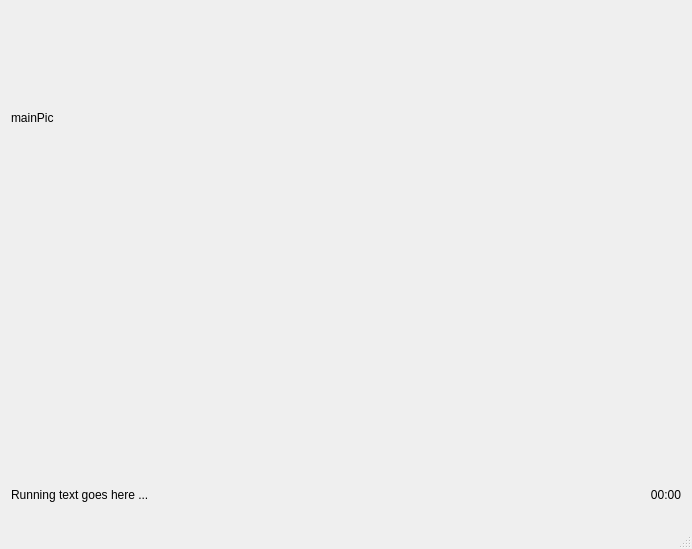
<?xml version="1.0" encoding="UTF-8"?>
<ui version="4.0">
 <class>MainWindowBase</class>
 <widget class="QMainWindow" name="MainWindowBase">
  <property name="geometry">
   <rect>
    <x>0</x>
    <y>0</y>
    <width>692</width>
    <height>549</height>
   </rect>
  </property>
  <property name="windowTitle">
   <string>MainWindowBase</string>
  </property>
  <property name="windowIcon">
   <iconset resource="../../../QtLib/QtLib/Resources/resources.qrc">
    <normaloff>:/icon/png_64/preferences-desktop-display.png</normaloff>:/icon/png_64/preferences-desktop-display.png</iconset>
  </property>
  <widget class="QWidget" name="centralWidget">
   <layout class="QGridLayout" name="gridLayout">
    <item row="0" column="0">
     <widget class="QFrame" name="frame">
      <property name="sizePolicy">
       <sizepolicy hsizetype="Preferred" vsizetype="Preferred">
        <horstretch>0</horstretch>
        <verstretch>50</verstretch>
       </sizepolicy>
      </property>
      <property name="frameShape">
       <enum>QFrame::NoFrame</enum>
      </property>
      <property name="frameShadow">
       <enum>QFrame::Raised</enum>
      </property>
      <layout class="QHBoxLayout" name="horizontalLayout_2">
       <property name="spacing">
        <number>0</number>
       </property>
       <property name="leftMargin">
        <number>0</number>
       </property>
       <property name="topMargin">
        <number>0</number>
       </property>
       <property name="rightMargin">
        <number>0</number>
       </property>
       <property name="bottomMargin">
        <number>0</number>
       </property>
       <item>
        <widget class="DStackedWidget" name="stackedWidget">
         <property name="sizePolicy">
          <sizepolicy hsizetype="Preferred" vsizetype="Preferred">
           <horstretch>50</horstretch>
           <verstretch>0</verstretch>
          </sizepolicy>
         </property>
         <property name="currentIndex">
          <number>0</number>
         </property>
         <widget class="QWidget" name="page_1">
          <layout class="QVBoxLayout" name="verticalLayout_4">
           <property name="spacing">
            <number>0</number>
           </property>
           <property name="leftMargin">
            <number>0</number>
           </property>
           <property name="topMargin">
            <number>0</number>
           </property>
           <property name="rightMargin">
            <number>0</number>
           </property>
           <property name="bottomMargin">
            <number>0</number>
           </property>
           <item>
            <widget class="DLabelPic" name="mainPic">
             <property name="sizePolicy">
              <sizepolicy hsizetype="Ignored" vsizetype="Ignored">
               <horstretch>0</horstretch>
               <verstretch>0</verstretch>
              </sizepolicy>
             </property>
             <property name="text">
              <string>mainPic</string>
             </property>
             <property name="scaledContents">
              <bool>true</bool>
             </property>
            </widget>
           </item>
          </layout>
         </widget>
         <widget class="QWidget" name="page_2">
          <layout class="QVBoxLayout" name="verticalLayout_6">
           <property name="spacing">
            <number>0</number>
           </property>
           <property name="leftMargin">
            <number>0</number>
           </property>
           <property name="topMargin">
            <number>0</number>
           </property>
           <property name="rightMargin">
            <number>0</number>
           </property>
           <property name="bottomMargin">
            <number>0</number>
           </property>
           <item>
            <widget class="DLogger" name="logger" native="true"/>
           </item>
          </layout>
         </widget>
         <widget class="QWidget" name="page_3">
          <property name="styleSheet">
           <string notr="true">background-color: rgb(156, 209, 255);</string>
          </property>
          <widget class="QWidget" name="widget" native="true">
           <property name="geometry">
            <rect>
             <x>30</x>
             <y>20</y>
             <width>98</width>
             <height>131</height>
            </rect>
           </property>
           <property name="sizePolicy">
            <sizepolicy hsizetype="Preferred" vsizetype="Preferred">
             <horstretch>0</horstretch>
             <verstretch>0</verstretch>
            </sizepolicy>
           </property>
           <layout class="QVBoxLayout" name="verticalLayout_3">
            <item>
             <widget class="QToolButton" name="pushButton_CONNECT">
              <property name="sizePolicy">
               <sizepolicy hsizetype="Preferred" vsizetype="Fixed">
                <horstretch>0</horstretch>
                <verstretch>0</verstretch>
               </sizepolicy>
              </property>
              <property name="font">
               <font>
                <pointsize>7</pointsize>
               </font>
              </property>
              <property name="text">
               <string>CONNECT</string>
              </property>
              <property name="toolButtonStyle">
               <enum>Qt::ToolButtonIconOnly</enum>
              </property>
             </widget>
            </item>
            <item>
             <widget class="QPushButton" name="pushButton_DISCONNECT">
              <property name="font">
               <font>
                <pointsize>7</pointsize>
               </font>
              </property>
              <property name="text">
               <string>DISCONNECT</string>
              </property>
             </widget>
            </item>
            <item>
             <widget class="QPushButton" name="pushButton_WRITEBACK">
              <property name="font">
               <font>
                <pointsize>7</pointsize>
               </font>
              </property>
              <property name="text">
               <string>WRITEBACK</string>
              </property>
             </widget>
            </item>
            <item>
             <spacer name="verticalSpacer">
              <property name="orientation">
               <enum>Qt::Vertical</enum>
              </property>
              <property name="sizeHint" stdset="0">
               <size>
                <width>20</width>
                <height>40</height>
               </size>
              </property>
             </spacer>
            </item>
           </layout>
          </widget>
         </widget>
        </widget>
       </item>
       <item>
        <widget class="BigNode" name="bigNode" native="true">
         <property name="sizePolicy">
          <sizepolicy hsizetype="Expanding" vsizetype="Preferred">
           <horstretch>50</horstretch>
           <verstretch>1</verstretch>
          </sizepolicy>
         </property>
        </widget>
       </item>
      </layout>
     </widget>
    </item>
    <item row="1" column="0">
     <widget class="QFrame" name="nodes">
      <property name="sizePolicy">
       <sizepolicy hsizetype="Preferred" vsizetype="Preferred">
        <horstretch>90</horstretch>
        <verstretch>55</verstretch>
       </sizepolicy>
      </property>
      <property name="styleSheet">
       <string notr="true"/>
      </property>
      <property name="frameShape">
       <enum>QFrame::NoFrame</enum>
      </property>
      <property name="frameShadow">
       <enum>QFrame::Plain</enum>
      </property>
      <property name="windowName" stdset="0">
       <string>MainWindow</string>
      </property>
      <layout class="QVBoxLayout" name="verticalLayout_2">
       <property name="spacing">
        <number>3</number>
       </property>
       <property name="leftMargin">
        <number>0</number>
       </property>
       <property name="topMargin">
        <number>0</number>
       </property>
       <property name="rightMargin">
        <number>0</number>
       </property>
       <property name="bottomMargin">
        <number>0</number>
       </property>
      </layout>
     </widget>
    </item>
    <item row="2" column="0">
     <widget class="QFrame" name="footer">
      <property name="sizePolicy">
       <sizepolicy hsizetype="Preferred" vsizetype="Preferred">
        <horstretch>0</horstretch>
        <verstretch>10</verstretch>
       </sizepolicy>
      </property>
      <property name="frameShape">
       <enum>QFrame::NoFrame</enum>
      </property>
      <property name="frameShadow">
       <enum>QFrame::Raised</enum>
      </property>
      <layout class="QHBoxLayout" name="horizontalLayout">
       <property name="spacing">
        <number>6</number>
       </property>
       <property name="leftMargin">
        <number>0</number>
       </property>
       <property name="topMargin">
        <number>0</number>
       </property>
       <property name="rightMargin">
        <number>0</number>
       </property>
       <property name="bottomMargin">
        <number>0</number>
       </property>
       <item>
        <widget class="DRunningText" name="runningText">
         <property name="sizePolicy">
          <sizepolicy hsizetype="Preferred" vsizetype="Preferred">
           <horstretch>90</horstretch>
           <verstretch>1</verstretch>
          </sizepolicy>
         </property>
         <property name="frameShape">
          <enum>QFrame::NoFrame</enum>
         </property>
         <property name="frameShadow">
          <enum>QFrame::Raised</enum>
         </property>
         <property name="text">
          <string>Running text goes here ...</string>
         </property>
         <property name="yFactor" stdset="0">
          <bool>true</bool>
         </property>
         <property name="xFactor" stdset="0">
          <bool>false</bool>
         </property>
        </widget>
       </item>
       <item>
        <widget class="QFrame" name="fr">
         <property name="frameShape">
          <enum>QFrame::NoFrame</enum>
         </property>
         <property name="frameShadow">
          <enum>QFrame::Raised</enum>
         </property>
         <layout class="QGridLayout" name="gridLayout_2">
          <property name="leftMargin">
           <number>0</number>
          </property>
          <property name="topMargin">
           <number>0</number>
          </property>
          <property name="rightMargin">
           <number>0</number>
          </property>
          <property name="bottomMargin">
           <number>0</number>
          </property>
         </layout>
        </widget>
       </item>
       <item>
        <widget class="DClock" name="clock">
         <property name="sizePolicy">
          <sizepolicy hsizetype="Preferred" vsizetype="Preferred">
           <horstretch>30</horstretch>
           <verstretch>1</verstretch>
          </sizepolicy>
         </property>
         <property name="frameShape">
          <enum>QFrame::NoFrame</enum>
         </property>
         <property name="frameShadow">
          <enum>QFrame::Plain</enum>
         </property>
         <property name="text">
          <string>00:00</string>
         </property>
         <property name="alignment">
          <set>Qt::AlignRight|Qt::AlignTrailing|Qt::AlignVCenter</set>
         </property>
         <property name="yFactor" stdset="0">
          <bool>true</bool>
         </property>
         <property name="xFactor" stdset="0">
          <bool>false</bool>
         </property>
        </widget>
       </item>
      </layout>
     </widget>
    </item>
   </layout>
  </widget>
  <widget class="DStatusBar" name="statusBar"/>
 </widget>
 <layoutdefault spacing="6" margin="11"/>
 <customwidgets>
  <customwidget>
   <class>DLogger</class>
   <extends>QWidget</extends>
   <header>Inc/Logger</header>
   <container>1</container>
  </customwidget>
  <customwidget>
   <class>DStackedWidget</class>
   <extends>QStackedWidget</extends>
   <header>Inc/StackedWidget</header>
   <container>1</container>
  </customwidget>
  <customwidget>
   <class>DLabelPic</class>
   <extends>QLabel</extends>
   <header>Inc/Label</header>
  </customwidget>
  <customwidget>
   <class>DClock</class>
   <extends>QLabel</extends>
   <header>Inc/Clock</header>
  </customwidget>
  <customwidget>
   <class>BigNode</class>
   <extends>QWidget</extends>
   <header>bignode.h</header>
   <container>1</container>
  </customwidget>
  <customwidget>
   <class>DStatusBar</class>
   <extends>QStatusBar</extends>
   <header location="global">Inc/StatusBar</header>
  </customwidget>
  <customwidget>
   <class>DRunningText</class>
   <extends>QLabel</extends>
   <header>Inc/ScrollingText</header>
  </customwidget>
 </customwidgets>
 <resources>
  <include location="../../../QtLib/QtLib/Resources/resources.qrc"/>
 </resources>
 <connections/>
</ui>
